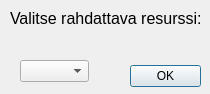
<?xml version="1.0" encoding="UTF-8"?>
<ui version="4.0">
 <class>kapteenidialogi</class>
 <widget class="QDialog" name="kapteenidialogi">
  <property name="geometry">
   <rect>
    <x>0</x>
    <y>0</y>
    <width>210</width>
    <height>94</height>
   </rect>
  </property>
  <property name="windowTitle">
   <string>Dialog</string>
  </property>
  <widget class="QDialogButtonBox" name="buttonBox">
   <property name="geometry">
    <rect>
     <x>130</x>
     <y>60</y>
     <width>71</width>
     <height>32</height>
    </rect>
   </property>
   <property name="orientation">
    <enum>Qt::Horizontal</enum>
   </property>
   <property name="standardButtons">
    <set>QDialogButtonBox::Ok</set>
   </property>
  </widget>
  <widget class="QComboBox" name="comboBoxResurssit">
   <property name="geometry">
    <rect>
     <x>20</x>
     <y>60</y>
     <width>69</width>
     <height>22</height>
    </rect>
   </property>
  </widget>
  <widget class="QLabel" name="label">
   <property name="geometry">
    <rect>
     <x>10</x>
     <y>10</y>
     <width>201</width>
     <height>16</height>
    </rect>
   </property>
   <property name="font">
    <font>
     <pointsize>12</pointsize>
    </font>
   </property>
   <property name="text">
    <string>Valitse rahdattava resurssi:</string>
   </property>
  </widget>
  <zorder>comboBoxResurssit</zorder>
  <zorder>label</zorder>
  <zorder>buttonBox</zorder>
 </widget>
 <resources/>
 <connections>
  <connection>
   <sender>buttonBox</sender>
   <signal>accepted()</signal>
   <receiver>kapteenidialogi</receiver>
   <slot>accept()</slot>
   <hints>
    <hint type="sourcelabel">
     <x>248</x>
     <y>254</y>
    </hint>
    <hint type="destinationlabel">
     <x>157</x>
     <y>274</y>
    </hint>
   </hints>
  </connection>
  <connection>
   <sender>buttonBox</sender>
   <signal>rejected()</signal>
   <receiver>kapteenidialogi</receiver>
   <slot>reject()</slot>
   <hints>
    <hint type="sourcelabel">
     <x>316</x>
     <y>260</y>
    </hint>
    <hint type="destinationlabel">
     <x>286</x>
     <y>274</y>
    </hint>
   </hints>
  </connection>
 </connections>
</ui>
